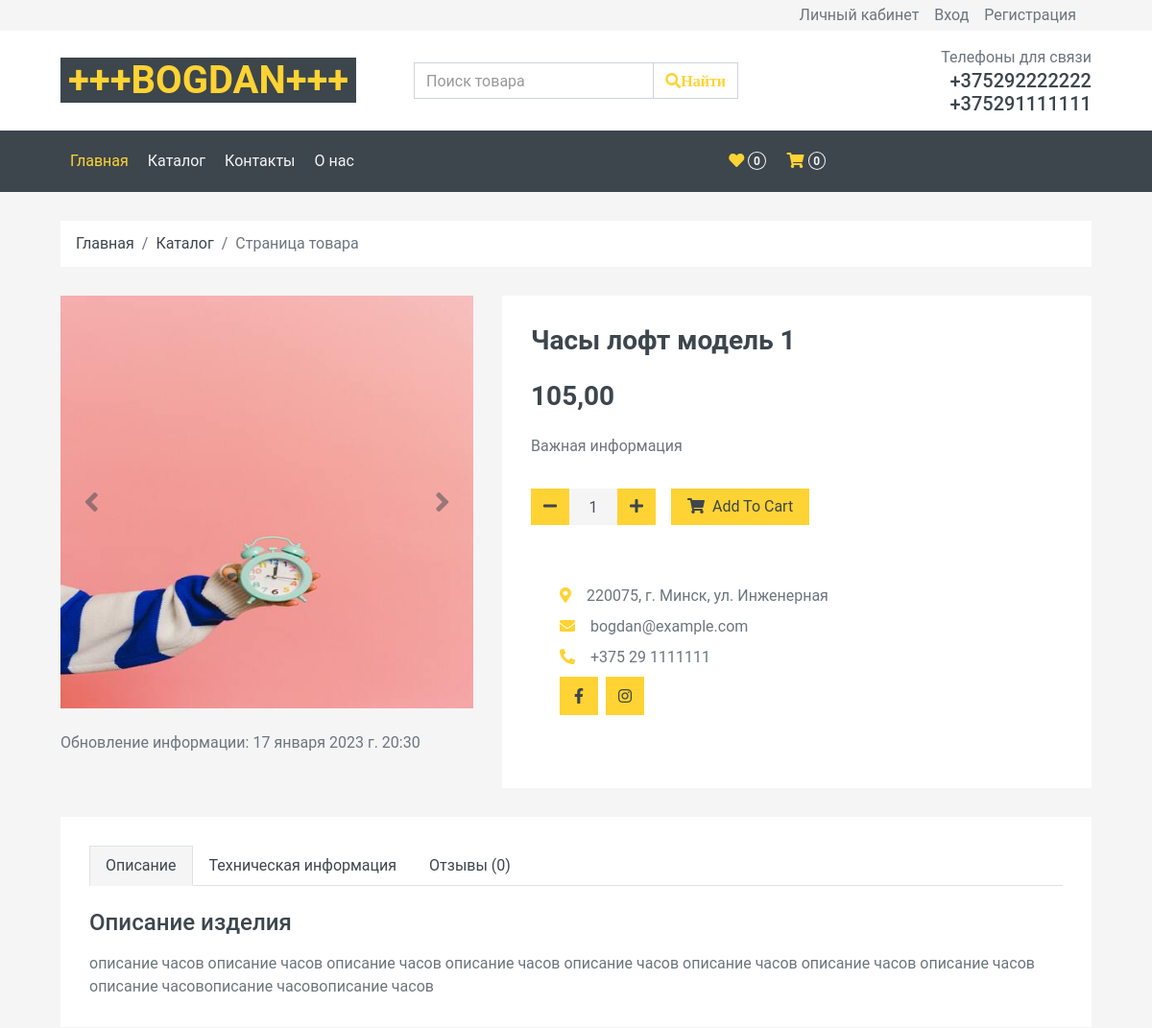
The page /chasy-loft-model-1/ (upper part) on the database as committed earlier.
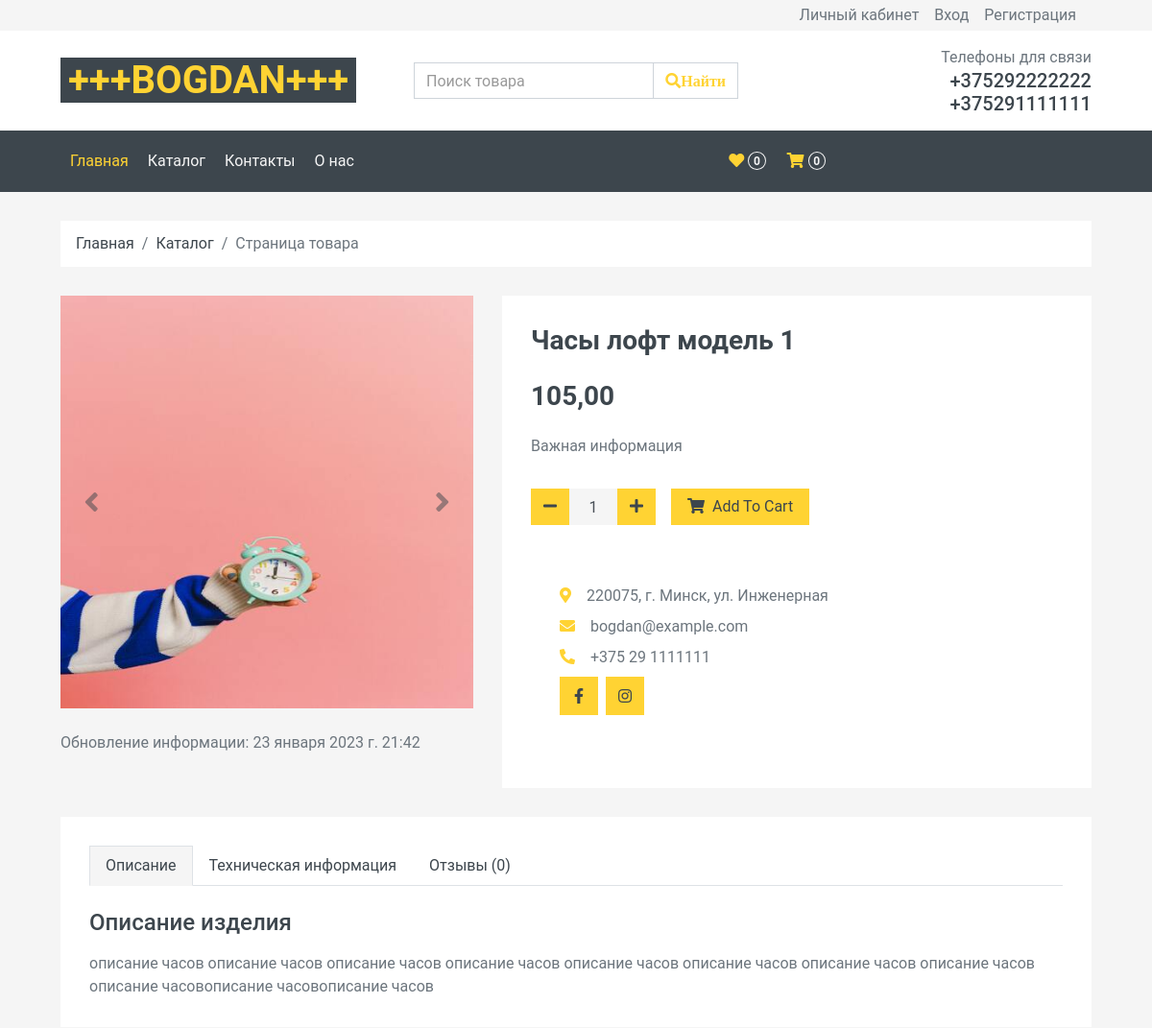
The same page on the database as committed later.
### mainsite/models.py (models this page shows, shortened)
class Product(models.Model):
    title = models.CharField(
        max_length=128,
        verbose_name="название"
    )
    descr = models.TextField(verbose_name="описание")
    price = models.DecimalField(
        max_digits=10,
        decimal_places=2,
        verbose_name="Цена товара"
    )
    is_published = models.BooleanField(
        default=True,
        verbose_name="публикация"
    )
    novelty = models.BooleanField(
        default=False,
        verbose_name="новый товар"
    )
    date_created = models.DateTimeField(
        default=now,
        verbose_name="дата создания"
    )
    date_update = models.DateTimeField(
        auto_now=True,
        verbose_name='Время изменения'
    )
    slug = models.SlugField(
        verbose_name="URL",
        unique=True
    )
    category = models.ForeignKey(
        Category,
        on_delete=models.DO_NOTHING,
        verbose_name="категория"
    )
    author = models.ForeignKey(
        User,
        on_delete=models.CASCADE,
        verbose_name='автор',
    )
    image = models.ImageField(
        upload_to='post',
        verbose_name='картинка',
        null=True,
        blank=True
    )
    class Meta:
        db_table = "mainsite_products"
        verbose_name = "изделие"
        verbose_name_plural = "изделия"
        ordering = ["date_created"]

### mainsite/views.py (the view)
# urls.py: path("<slug:product_slug>/", ProductDetailView.as_view(), name="mainsite_product")
class ProductDetailView(BaseMixin, DetailView):
    template_name = 'mainsite_new/product_main.html'
    context_object_name = 'product'
    slug_url_kwarg = 'product_slug'
    model = Product
    def get_context_data(self, **kwargs):
        context = super().get_context_data()
        context.update(self.context)
        return context

### mainsite/forms.py
class EmailBaseForm(ModelForm):
    email = EmailField(
        widget=EmailInput(
            attrs={
                'class': 'form-control',
                'id': 'email',
                'placeholder': 'Email'
            }
        ),
        max_length=254
    )
    class Meta:
        model = EmailBase
        fields = ('email',)

### mainsite/templates/mainsite_new/product_main.html (shortened to what this page needs)
{% extends "mainsite_new/base.html" %}
{% load static %}
{% block main_new %}
<div class="container-fluid">
    <div class="row px-xl-5">
        <div class="col-12">
            <nav class="breadcrumb bg-light mb-30">
                <a class="breadcrumb-item text-dark" href="{% url 'mainsite_products' %}">Главная</a>
                <a class="breadcrumb-item text-dark" href="{% url 'mainsite_catalog' %}">Каталог</a>
                <span class="breadcrumb-item active">Страница товара</span>
            </nav>
        </div>
    </div>
</div>
<div class="container-fluid pb-5">
    <div class="row px-xl-5">
        <div class="col-lg-5 mb-30">
            <div id="product-carousel" class="carousel slide" data-ride="carousel">
                <div class="carousel-inner bg-light">
                    <div class="carousel-item active">
                        <img class="w-100 h-100" src="{{ product.image.url }}" alt="Image">
                    </div>
                </div>
                <a class="carousel-control-prev" href="#product-carousel" data-slide="prev">
                    <i class="fa fa-2x fa-angle-left text-dark"></i>
                </a>
                <a class="carousel-control-next" href="#product-carousel" data-slide="next">
                    <i class="fa fa-2x fa-angle-right text-dark"></i>
                </a>
            </div>
            <br>
            <p> Обновление информации: {{ product.date_update }}</p>
        </div>
        <div class="col-lg-7 h-auto mb-30">
            <div class="h-100 bg-light p-30">
                <h3>{{ product.title }}</h3>
                <h3 class="font-weight-semi-bold mb-4">{{ product.price }}</h3>
                <p class="mb-4">Важная информация</p>
                <div class="d-flex align-items-center mb-4 pt-2">
                    <div class="input-group quantity mr-3" style="width: 130px;">
                        <div class="input-group-btn">
                            <button class="btn btn-primary btn-minus">
                                <i class="fa fa-minus"></i>
                            </button>
                        </div>
                        <input type="text" class="form-control bg-secondary border-0 text-center" value="1">
                        <div class="input-group-btn">
                            <button class="btn btn-primary btn-plus">
                                <i class="fa fa-plus"></i>
                            </button>
                        </div>
                    </div>
                    <button class="btn btn-primary px-3"><i class="fa fa-shopping-cart mr-1"></i> Add To
                        Cart</button>
                </div>
                <div class="d-flex pt-2">
                {% include "mainsite_new/address_phone.html" %}
                </div>
            </div>
        </div>
    </div>
    <div class="row px-xl-5">
        <div class="col">
            <div class="bg-light p-30">
                <div class="nav nav-tabs mb-4">
                    <a class="nav-item nav-link text-dark active" data-toggle="tab" href="#tab-pane-1">Описание</a>
                    <a class="nav-item nav-link text-dark" data-toggle="tab" href="#tab-pane-2">Техническая информация</a>
                    <a class="nav-item nav-link text-dark" data-toggle="tab" href="#tab-pane-3">Отзывы (0)</a>
                </div>
                <div class="tab-content">
                    <div class="tab-pane fade show active" id="tab-pane-1">
                        <h4 class="mb-3">Описание изделия</h4>
                        {{ product.descr }}
                    </div>
                </div>
            </div>
        </div>
    </div>
</div>
{% endblock %}

Rows that differ between the two databases and show on the page:
changed Product "Часы лофт модель 1": date_update "17 января 2023 г. 20:30" → "23 января 2023 г. 21:42"
